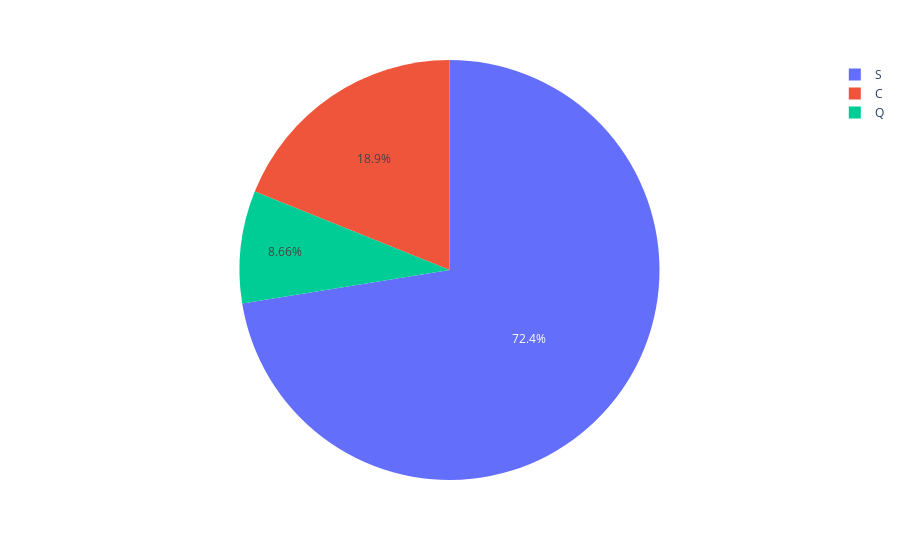

Here is the notebook cell this chart was saved with:
### Code cell
embarked = data.Embarked.value_counts()

fig = px.pie(embarked, values=embarked, names=embarked.index)
fig.show()

### Figure 1 — Plotly figure (JSON) as saved in the notebook; plotly's stock layout.template omitted (floating-point values rounded to 4 significant figures)
{"data": [{"domain": {"x": [0, 1], "y": [0, 1]}, "hovertemplate": "index=%{label}<br>value=%{value}<extra></extra>", "labels": ["S", "C", "Q"], "legendgroup": "", "name": "", "showlegend": true, "type": "pie", "values": [644, 168, 77]}], "layout": {"legend": {"tracegroupgap": 0}, "margin": {"t": 60}}}
